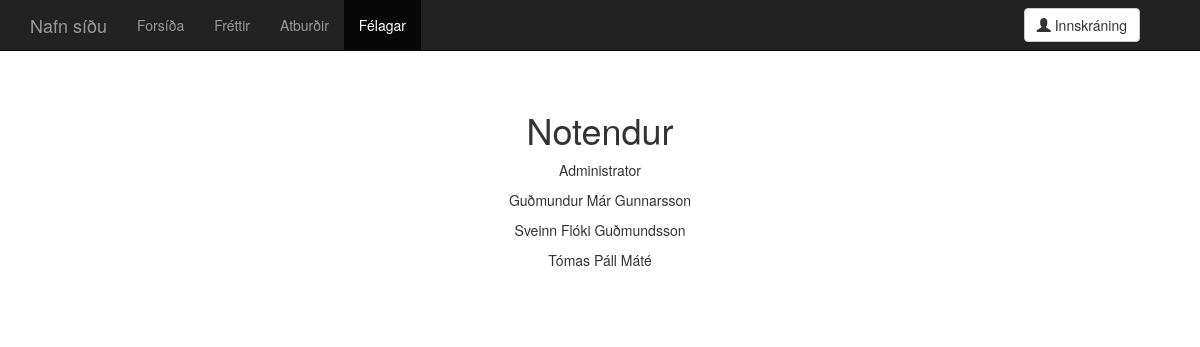
The page /users.php on the database its author committed.
### tables this page shows
CREATE TABLE 'users' (
  'user_id' integer NOT NULL,
  'name' text,
  'post' text NOT NULL UNIQUE,
  'pass' text,
  'privileges' numeric,
  PRIMARY KEY ('user_id')
);

### users.php (the view, shortened to what this page needs)
<?php
require_once "php/head.php";
?>
<!DOCTYPE html>
<html lang="is">
  <head>
    <link href="dist/css/bootstrap.css" rel="stylesheet">
    <link href="css/main.css" rel="stylesheet">
  </head>
  <body>
<?php
require_once "parts/navbar.php";
?>
    <div class="container">
      <div class="starter-template">
        <h1>Notendur</h1>
<?php
$query = $db->prepare("SELECT user_id,name,post,privileges FROM users ORDER BY name;");
$query->execute();
$users = $query->fetchAll();
if ($user_privileges == 2 or $user_privileges == 1){
    foreach($users as $user) {
      $user_name = $user["name"];
      $user_id = $user["user_id"];
      echo <<<_END
      <p><a href='user.change.php?id=$user_id''>$user_name</a><p>
_END;
}
}
else{
foreach($users as $user) {
  $user_name = $user["name"];
  echo <<<_END
  <p>$user_name</p>
_END;
}
}
?>
      </div>
    </div>
  </body>
</html>

### css/main.css (style rules this page uses)
body { padding-top: 50px; }
.starter-template { padding: 40px 15px; text-align: center; }

### rows shown on the page
users: name "Administrator"
users: name "Guðmundur Már Gunnarsson"
users: name "Sveinn Flóki Guðmundsson"
users: name "Tómas Páll Máté"

### other values the page prints
$website_name "Nafn síðu"
